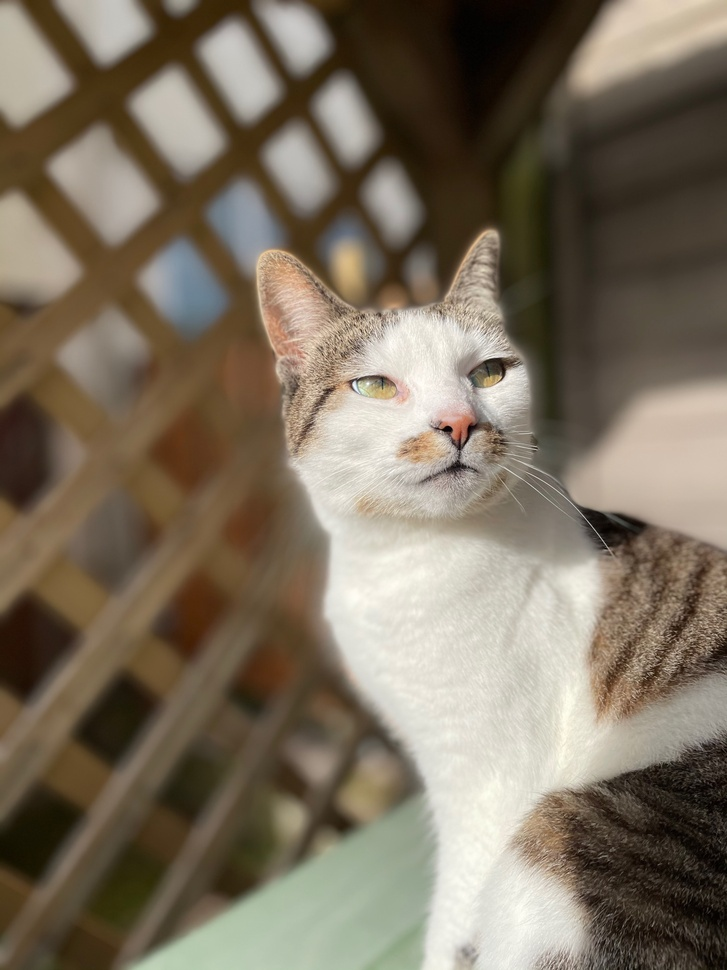
#> input picture coco.jpeg, 727 x 970 px, shrunk from 3024 x 4032 before the run
$ python image.py
#> lines starting #> are read from the running program, lines starting #| are printed output that depends on the picture; after the words box and inside, x2 and y2 are one past the last pixel; in counts of white or black regions, pixels touching at a corner belong together
import numpy as np
import cv2
from matplotlib import pyplot as plt

img = cv2.imread('coco.jpeg')
#> img is the input picture: shape (970, 727, 3); mean B, G, R 95.2, 112.2, 123.6
gray = cv2.cvtColor(img,cv2.COLOR_BGR2GRAY)
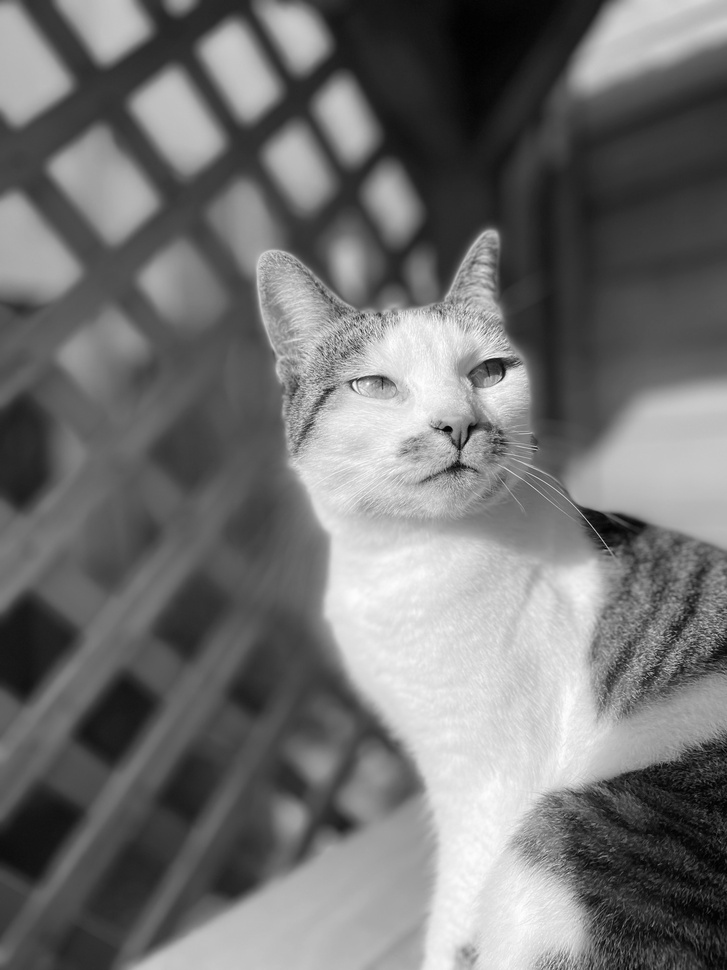
#> gray: shape (970, 727); min 0, max 254, mean 113.7
ret, thresh = cv2.threshold(gray,0,255,cv2.THRESH_BINARY_INV+cv2.THRESH_OTSU)
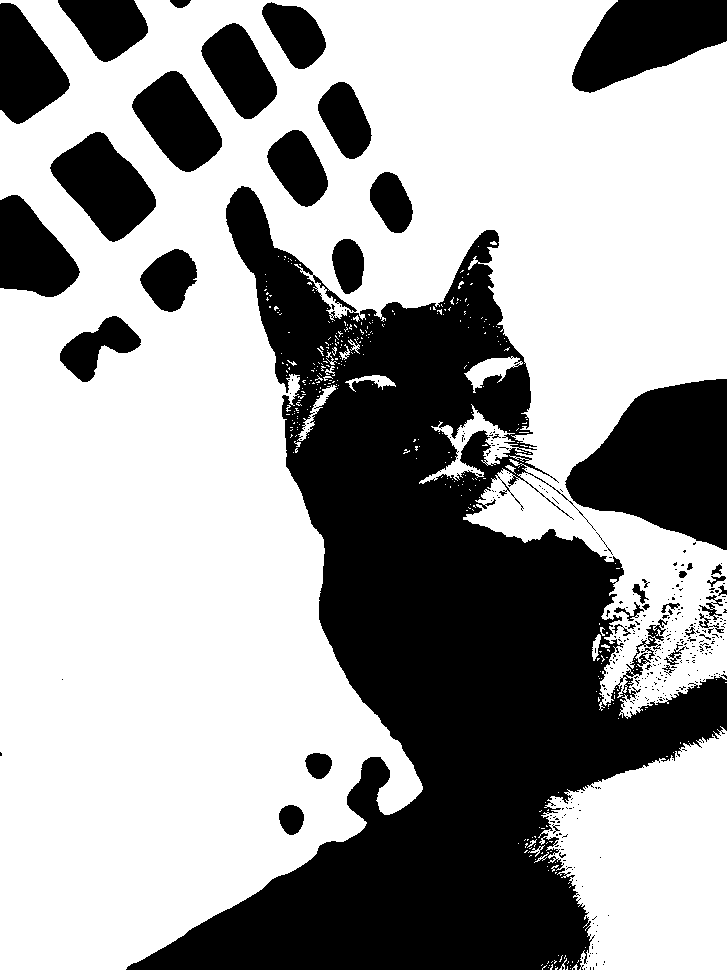
#> thresh: shape (970, 727); 63.3% white; 366 black regions (326 under 20 px), largest, box (x1, y1, x2, y2) and area: (126, 186, 727, 970) 180759, (565, 379, 727, 550) 18255, (572, 0, 727, 93) 9288
#> ret = 129
